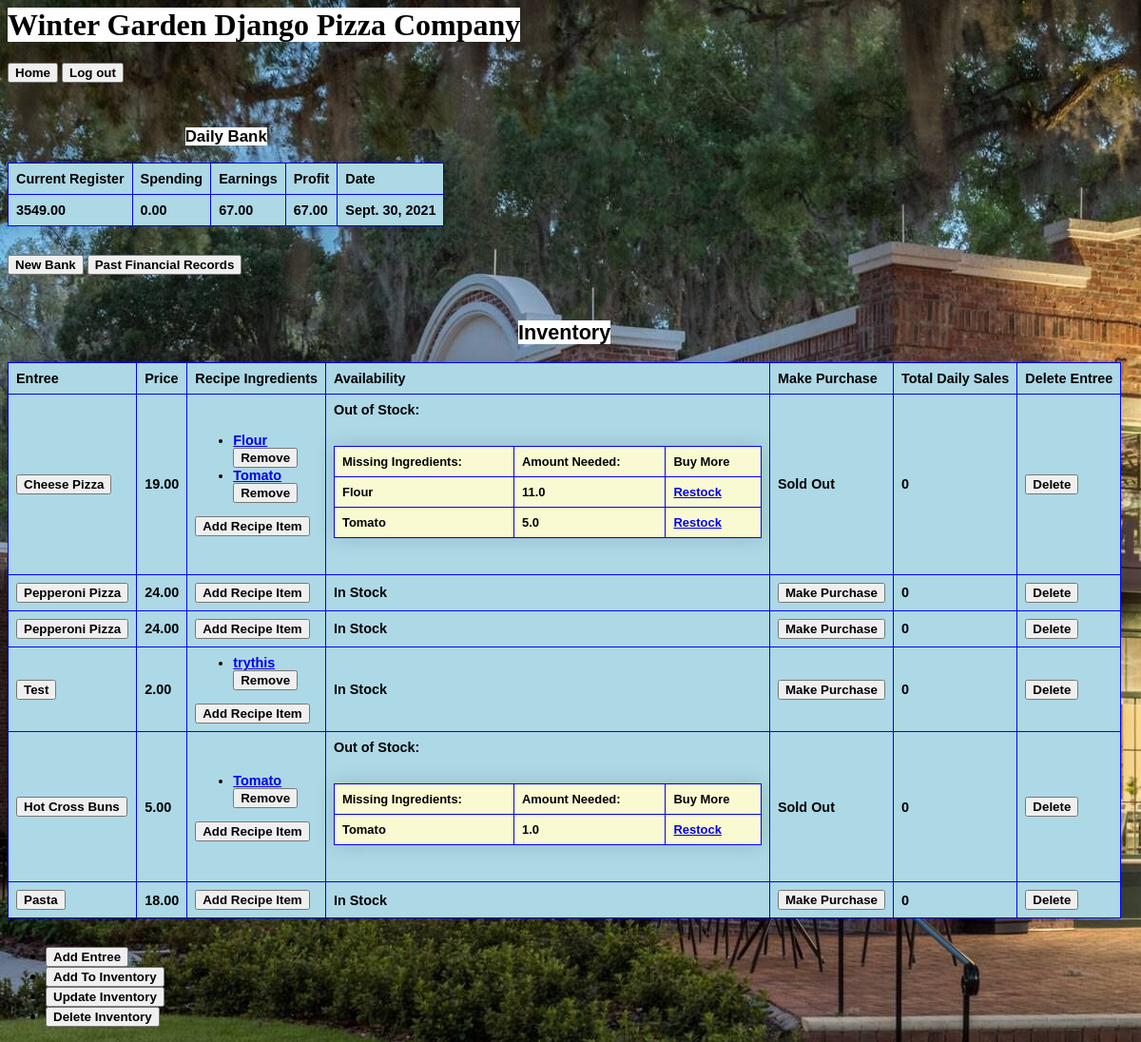
Before: /home/ (signed in) with the older database file.
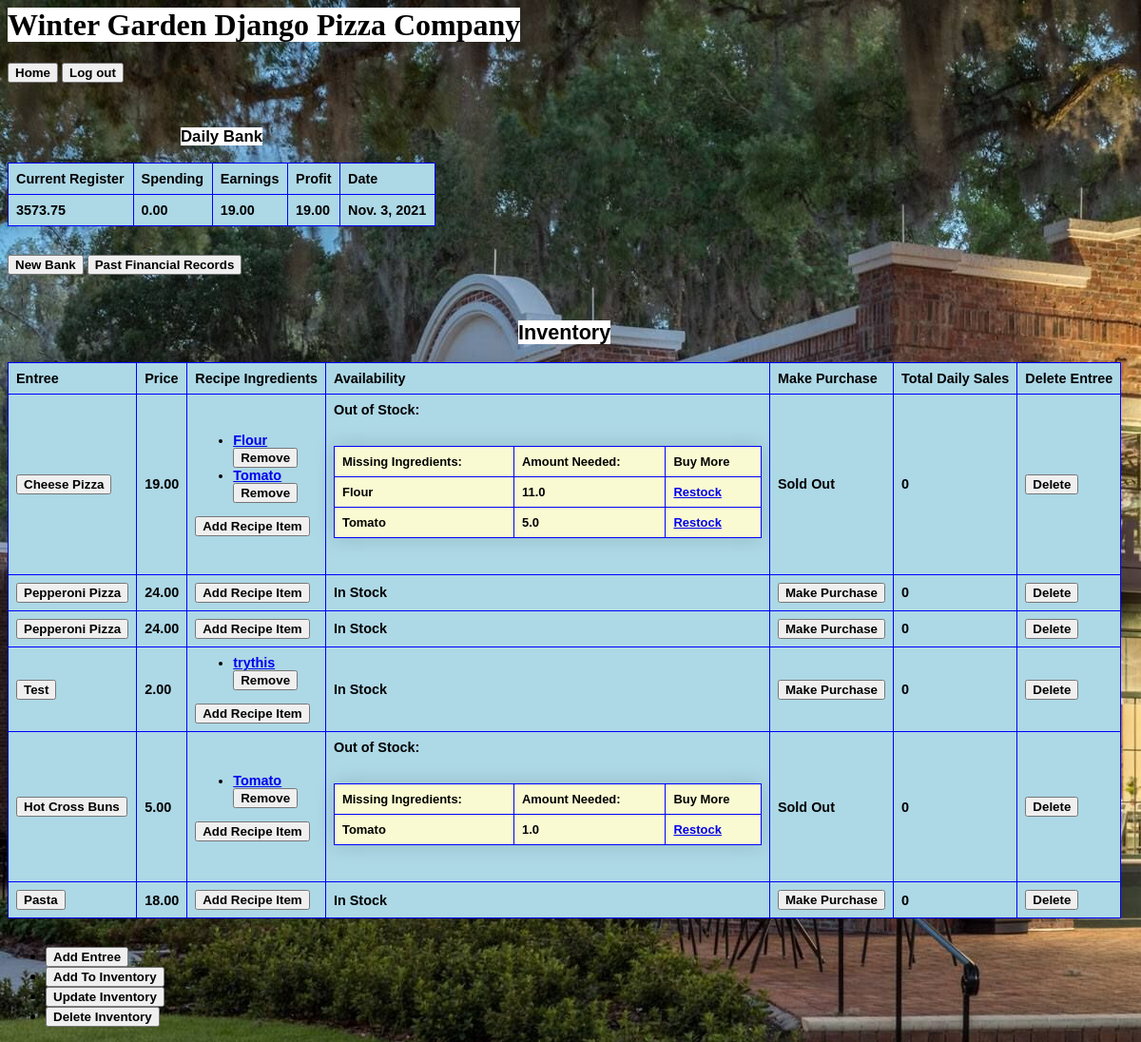
After: the same page with the newer database file.
### inventory/models.py (models this page shows, shortened)
class Register(models.Model):
    daily_bank = models.FloatField(default=500)
    amount_spent = models.FloatField(default=0)
    amount_made = models.FloatField(default=0)
    date = models.DateField(default=date.today)
    def profit(self):
        if self.id > 1:
            return self.daily_bank - Register.objects.get(id=self.id-1).daily_bank
        else:
            return self.daily_bank - 500
    def last(self):
        return self == Register.objects.last()

class MenuItem(models.Model):
    title = models.CharField(max_length=200)
    price = models.FloatField(default=0, validators=[MinValueValidator(5.00)])
    description = models.CharField(max_length=200)
    def available(self):
        return all(i.stocked() for i in self.reciperequirment_set.all())
    def ingreds(self):
        for i in self.reciperequirment_set.all():
            yield i
    def need(self):
        for i in self.reciperequirment_set.all():
            if not i.stocked():
                yield i
    def sales(self):
        count = 0
        for i in self.purchase_set.all():
            if i.register == Register.objects.last():
                count += 1
        count = str(count)
        return count

class RecipeRequirment(models.Model):
    menu_item = models.ForeignKey(MenuItem, on_delete=models.CASCADE)
    ingredient = models.ForeignKey(Ingredient, on_delete=models.CASCADE)
    required_amount = models.FloatField(default=0)
    def stocked(self):
        return self.ingredient.quantity >= self.required_amount
    def short(self):
        return self.required_amount - self.ingredient.quantity

class Ingredient(models.Model):
    name = models.CharField(max_length=200)
    quantity = models.FloatField(default=20, validators=[MinValueValidator(0)])
    price = models.FloatField(default=0, validators=[MinValueValidator(0)])
    unit_size = models.CharField(max_length=100)

class Purchase(models.Model):
    menu_item = models.ForeignKey(MenuItem, on_delete=SET_NULL, null=True)
    time = models.DateField(default=datetime.now)
    item_name = models.CharField(max_length=100)
    register = models.ForeignKey(Register, on_delete=CASCADE, default=Register.objects.last())

### inventory/views.py (the view)
# urls.py: path('home/', views.InventoryList.as_view(), name='home'),
class InventoryList(LoginRequiredMixin, TemplateView):
    template_name = "inventory/home.html"
    def get_context_data(self):
        context = super().get_context_data()
        context['Recipe'] = RecipeRequirment.objects.all()
        context['Menu'] = MenuItem.objects.all()
        context['ingredients'] = Ingredient.objects.all()
        context['Purchase'] = Purchase.objects.all()
        context['register'] = Register.objects.all()
        return context

### inventory/templates/inventory/home.html (shortened to what this page needs)
{% load static %}
<head>
<link rel='stylesheet' href="{% static 'inventory/home.css' %}"/>
</head>
<body class='home'>
    <div>
        <h1><span>Winter Garden Django Pizza Company</span></h1>
        <a href="{% url 'home' %}"><button type='button'>Home</button></a>
        <a href="{% url 'logout' %}"><button type='button'>Log out</button></a>
    </div>
<table>
    <caption><h3><span>Daily Bank</span></h3></caption>
    <thead>
    <tr>
        <th>Current Register</th>
        <th>Spending</th>
        <th>Earnings</th>
        <th>Profit</th>
        <th>Date</th>
    </tr>
    </thead>
    {% for i in register %}
    {% if i.last == True %}
    <tr>
        <td>{{i.daily_bank|floatformat:2}}</td>
        <td>{{i.amount_spent|floatformat:2}}</td>
        <td>{{i.amount_made|floatformat:2}}</td>
        <td>{{i.profit|floatformat:2}}</td>
        <td>{{i.date}}</td>
    </tr>
    {% endif %}
    {% endfor %}
</table>
<a href="{% url 'createregister' %}"><button type='button'>New Bank</button></a>
<a href="{% url 'viewregister' %}"><button type='button'>Past Financial Records</button></a>
<table>
    <caption><h2><span>Inventory</span></h2></caption>
    <thead>
    <tr>
        <th>Entree</th>
        <th>Price</th>
        <th>Recipe Ingredients</th>
        <th>Availability</th>
        <th>Make Purchase</th>
        <th>Total Daily Sales</th>
        <th>Delete Entree</th>
    </tr>
    </thead>
    <tbody>
    {% for entree in Menu %}
    <tr>
        <td><a href="{% url 'updatemenu' entree.id %}"><button type='button'>{{entree.title}}</button></a></td>
        <td>{{entree.price|floatformat:2}}</td>
        <td>
        <ul>
        {% for i in entree.ingreds %}
        <li><a href="{% url 'updaterecipe' i.id %}">{{i.ingredient.name}}</a></li><a href="{% url 'deleterecipe' i.id %}"><button type='button'>Remove</button></a>
        {% endfor %}
        </ul>
        <a href="{% url 'createrecipe' %}"><button type="button">Add Recipe Item</button></a>
        </td>
        {% if entree.available %}
        <td style='font-weight: bold;'>In Stock</td>
        <td><a href="{% url 'purchase' entree.id %}"><button type='button'>Make Purchase</button></a></td>
        {% else %}
        <td style='font-weight: bold;'> Out of Stock:
            <table>
                <tr>
                    <td style='font-weight: bold;'>Missing Ingredients:</td>
                    <td style='font-weight: bold;'>Amount Needed:</td>
                    <td style='font-weight: bold;'>Buy More</td>
                </tr>
                {% for i in entree.need %}
                <tr>
                    <td>{{i.ingredient.name}}</td>
                    <td>{{i.short}}</td>
                    <td><a href="{% url 'restock' i.ingredient.name i.short %}">Restock</a></td>
                </tr>
                {% endfor %}
            </table>
        </td>
        <td style='font-weight: bold;'>Sold Out</td>
        {% endif %}
        <td>
        {{entree.sales}}
        </td>
        <td><a href="{% url 'deletemenu' entree.id %}"><button type='button'>Delete</button></a></td>
    </tr>
    {% endfor %}
</tbody>
</table>
<ul>
<li><a href="{% url 'createmenu' %}"><button type='button'>Add Entree</button></a></li>
<li><a href="{% url 'createingredient' %}"><button type='button'>Add To Inventory</button></a></li>
<li><a href="{% url 'update_select_ingredient' %}"><button type='button'>Update Inventory</button></a></li>
<li><a href="{% url 'delete_select_ingredient' %}"><button type='button'>Delete Inventory</button></a></li>
</ul>
</body>

### inventory/static/inventory/home.css (style rules this page uses)
th, td { border: 1px solid blue; font-weight: bold; padding: 8px; text-align: left; background-color: lightblue; }
tr table td { background-color:lightgoldenrodyellow; }
table { border-collapse: collapse; margin: 30px 0; font-size: 0.9em; font-family: sans-serif; min-width: 450px; box-shadow: 0 0 20px rgba(0, 0, 0, 0.15); }
button { font-weight: bold; }
h1 { color: black; }
span { background-color: white; }
.home { background-image: url("plantstreet.jpg"); }
li { font-weight: bold; }

Changed rows visible on the page:
no longer on this page (row edited): Register: daily_bank "3549.00", amount_spent "0.00", amount_made "67.00", profit "67.00", date "Sept. 30, 2021"
added Register: daily_bank "3573.75", amount_spent "0.00", amount_made "19.00", profit "19.00", date "Nov. 3, 2021"
